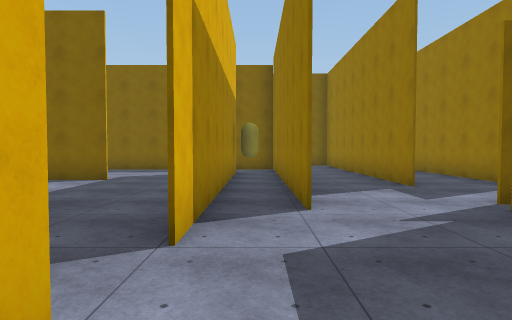
[1] (above)

24 first-person views from a walk through a Unity game level. The camera is 1.5 m above the floor, tilts 2° down and sees 75° across. The floor is counted in squares, 2 m on a side. Each view is taken from the middle of a square. On the plan, view 1 faces up. The plan holds only what a view shows up to about 11 squares ahead; the rest is blank. The place goes on beyond the plan. The player character is not drawn. Door leaves are left out, so doorways stand open. Surface patterns are stand-ins for the level's own textures.

[2]
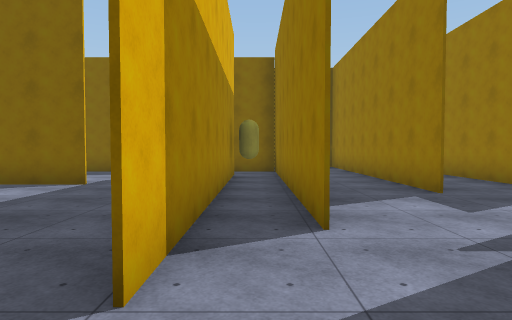

[3]
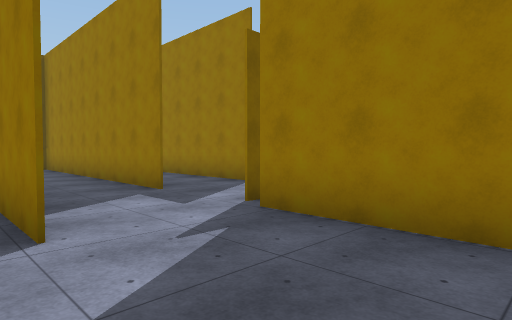

[4]
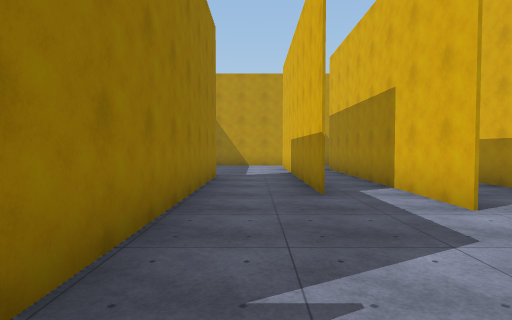

[5]
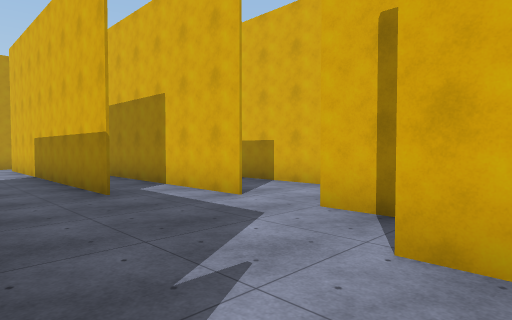

[6]
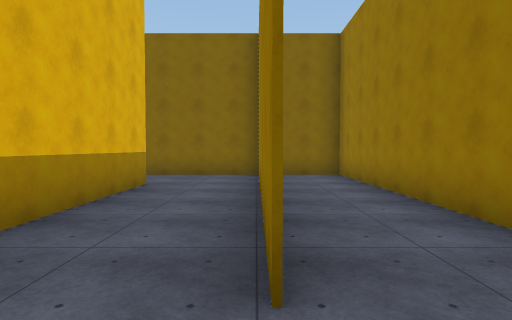

[7]
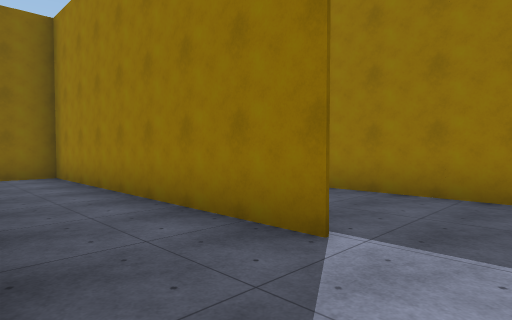

[8]
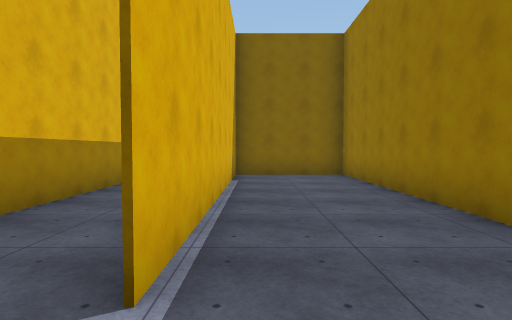

[9]
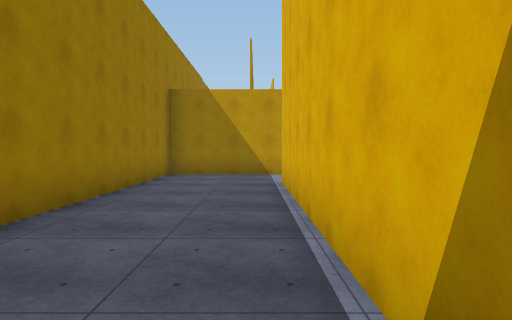

[10]
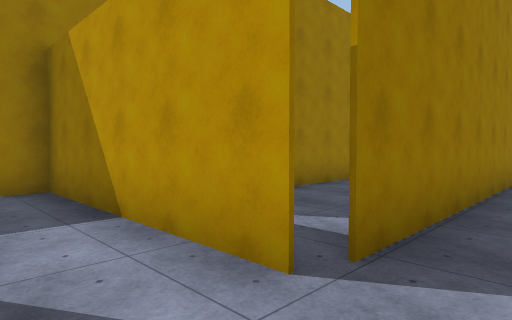

[11]
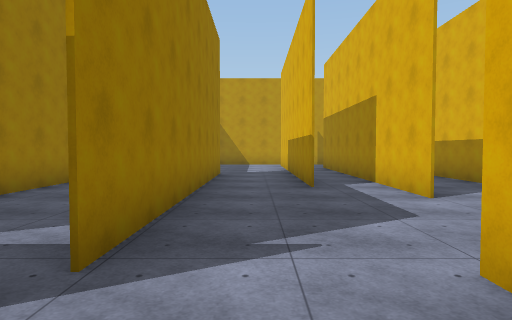

[12]
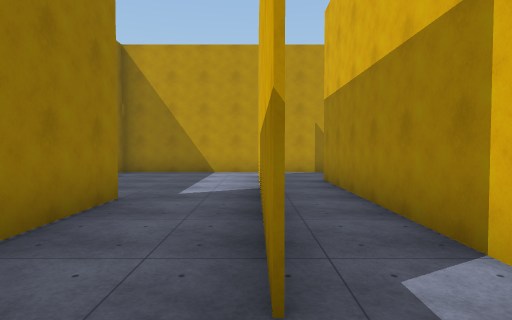

[13]
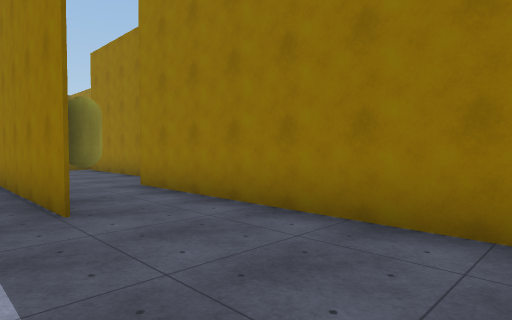

[14]
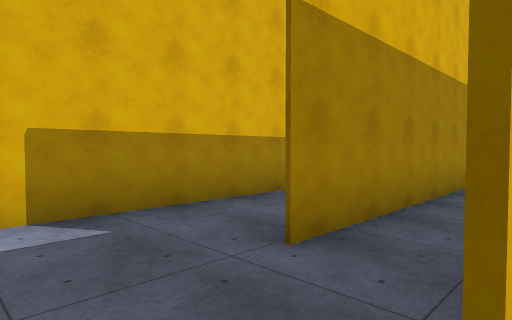

[15]
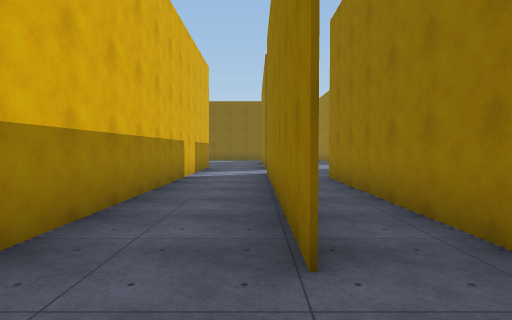

[16]
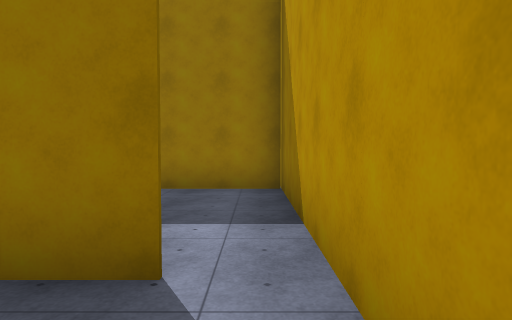

[17]
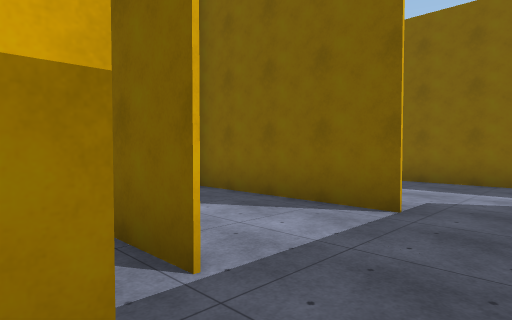

[18]
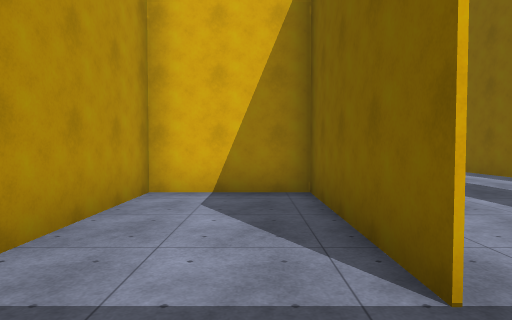

[19]
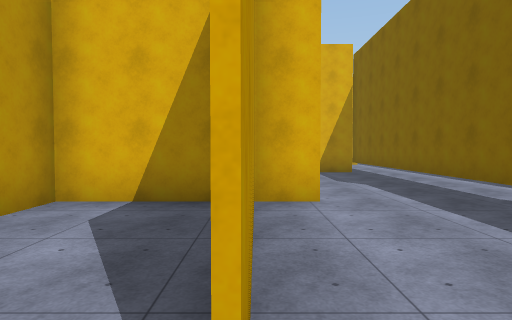

[20]
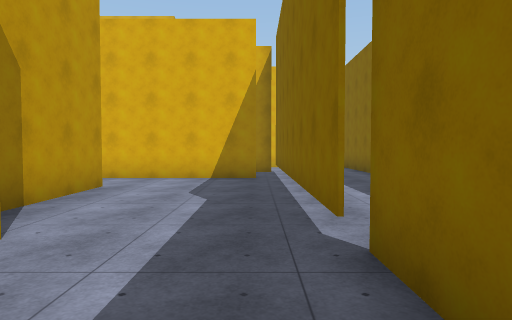

[21]
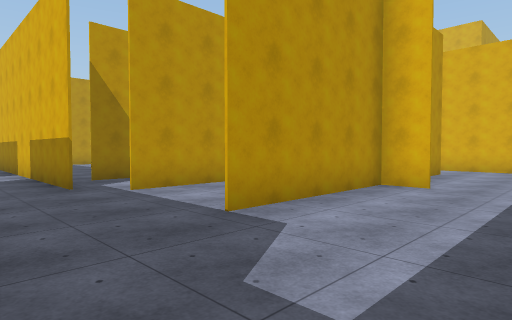

[22]
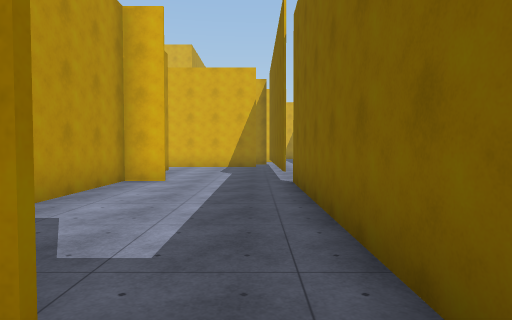

[23]
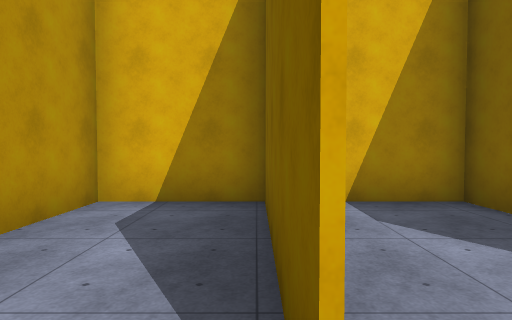

[24]
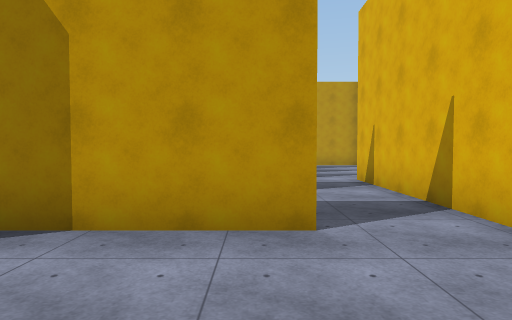

### Floor plan
Key: @ floor where view 1 was taken; # wall or solid block; x gap in a wall; . floor; C yellow capsule; T thing the floor can be seen under or through.
Columns run from 16 left of view 1 to 9 right of it. Each row starts with its distance up from view 1.
 15 ##              ##########
 14 ....            ...#.#...#
 13   ......        ...#.#...#
 12 .##TTTTTTT########.#.#...#
 11 ### .............#.#.#...#
 10   # ...........#.#.#.#...#
  9   # ...........###.#.#...#
  8   ##.########..#.#.#.#...#
  7   ##.   #......#.#.#.#...#
  6    #.   #......#.#.......#
  5    #.   #####..#.#.......#
  4    #.   #....#.#...#######
  3    #    ####x#.#...#..#
  2   ..        .#.....#..#
  1   ..        .#.....#..#
  0   ..        .#.#@..#..#
 -1              #.#.#.#..#
 -2              #.#.#.#.##
 -3              #.#.#.#C#
 -4              #.#.#.#.#
 -5              #.#.#...#
 -6              #.#.#...#
 -7              #.#.#...#
 -8              #...#...#
 -9               .......#
-10                #######

Positions as (right, up) in squares from view 1, and headings:
1: (0, 0), facing up
2: (0, 1), facing up
3: (0, 1), facing up-right
4: (2, 5), facing down
5: (3, 5), facing down-left
6: (3, 5), facing up
7: (3, 5), facing up-right
8: (6, 5), facing up
9: (6, 14), facing down
10: (2, 6), facing down-right
11: (2, 6), facing down
12: (1, 1), facing down
13: (2, -8), facing up-right
14: (1, -9), facing up-left
15: (-1, -9), facing up
16: (-1, -9), facing right
17: (-2, 4), facing up-left
18: (-2, 7), facing left
19: (-3, 8), facing left
20: (-5, 11), facing left
21: (-1, 11), facing down-left
22: (0, 11), facing left
23: (-3, 5), facing left
24: (-11, 11), facing down
